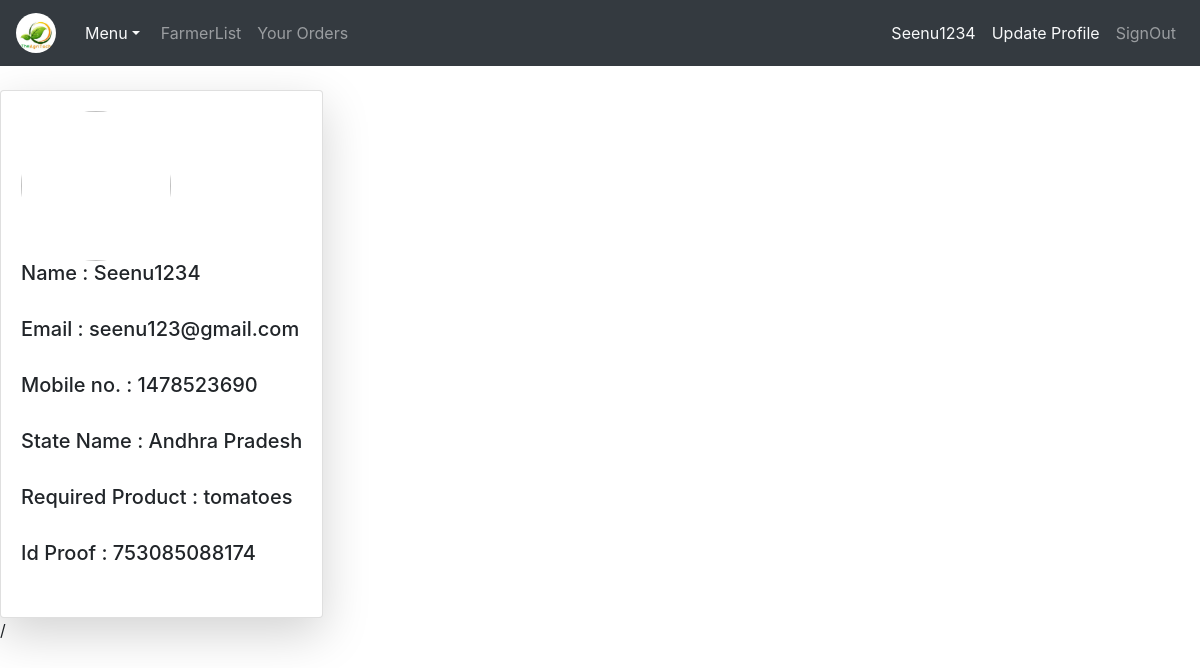
Page /userprofile/ (signed in) on the committed database.
### summer/firstproject/agritech/models.py (models this page shows)
class User(AbstractUser):
	farmer=models.BooleanField(default=False)
	buyer=models.BooleanField(default=False)

class ConsumerTable(models.Model):
	phonenumber = models.CharField(max_length=100)
	state = models.CharField(max_length=100)
	idproof = models.CharField(max_length=100)
	requiredproduct = models.CharField(max_length=100)
	quantity = models.CharField(max_length=100)
	image=models.ImageField()
	usc = models.OneToOneField(User,on_delete = models.CASCADE)

### summer/firstproject/agritech/views.py (the view)
# urls.py: path('userprofile/',views.userprofile,name="userprofile"),
def userprofile(request):
	n=request.user.id
	l=[]
	if request.user.farmer == 1:
		m=FarmerTable.objects.get(usd_id=n)
		l=[request.user.username,request.user.email,m.mobile,m.village,m.district,m.state,m.crops,m.land,m.image]
		return render(request,'agritech/farmerprofile.html',{'k':l})
	elif request.user.buyer == 1:
		m=ConsumerTable.objects.get(usc_id=n)
		l=[request.user.username,request.user.email,m.phonenumber,m.state,m.idproof,m.requiredproduct,m.image]
		return render(request,'agritech/consumerprofile.html',{'k':l})

### summer/firstproject/templates/agritech/consumerprofile.html (shortened to what this page needs)
{% extends 'agritech/base.html' %}
{% block content %}
<div class="container-fluid mt-4">
	<div class="row">
		<div class="card col-mod-3 shadow-lg h-100">
			<div class="card-body">
				<img src="{{k.6.url}}" width="150" height="150" class="center">
				<h5>Name : {{k.0}}</h5><br>
				<h5>Email : {{k.1}}</h5><br>
				<h5>Mobile no. : {{k.2}}</h5><br>
				<h5>State Name : {{k.3}}</h5><br>
				<h5>Required Product : {{k.5}}</h5><br>
				<h5>Id Proof : {{k.4}}</h5><br>
			</div>
		</div>
	</div>
</div>
{% endblock %}

### summer/firstproject/templates/agritech/navbar.html (shortened to what this page needs)
{% load static %}
<nav class="navbar navbar-expand-md bg-dark navbar-dark">
  <a class="navbar-brand" href="{% url 'userprofile' %}">
    <img src="{% static 'images/demo.jpg' %}" class="rounded-circle" style="width: 40px;">
  </a>
  <div class="collapse navbar-collapse" id="collapsibleNavbar">
      <div class="dropdown">
        <a href="{% url 'home' %}" class="text-light btn dropdown-toggle" data-toggle="dropdown">Menu</a>
      </div>
      {% if request.user.buyer == 1 %}
      <ul class="navbar-nav">
        <li class="nav-item">
          <a href="{% url 'farmerlist' %}" class="nav-link">FarmerList</a>
        </li>
        <li class="nav-item">
          <a href="{% url 'dorders' %}" class="nav-link">Your Orders</a>
        </li>
      </ul>
      {% endif %}
  </div>
  <div class="nav-item">
    <ul class="navbar-nav">
      <li class="nav-item">
                <a class="nav-link text-light" href="#">
                  {{request.user.username}}
                </a>
            </li>
            {% if user.is_authenticated %}
            <li class="nav-item">
                <a class="nav-link text-light" href="{% url 'update' %}">
                  Update Profile
                </a>
            </li>
            <li class="nav-item">
                <a class="nav-link text-lightdd" href="{% url 'logout' %}">
                  SignOut
                </a>
            </li>
            {% endif %}
    </ul>
  </div>
</nav>

### summer/firstproject/templates/agritech/consumerprofile.html (style rules this page uses)
img { border-radius: 50%; }

### rows in the picture
User: user.username "Seenu1234", username "Seenu1234", email "seenu123@gmail.com"
ConsumerTable: phonenumber "1478523690", state "Andhra Pradesh", requiredproduct "tomatoes", idproof "753085088174"
